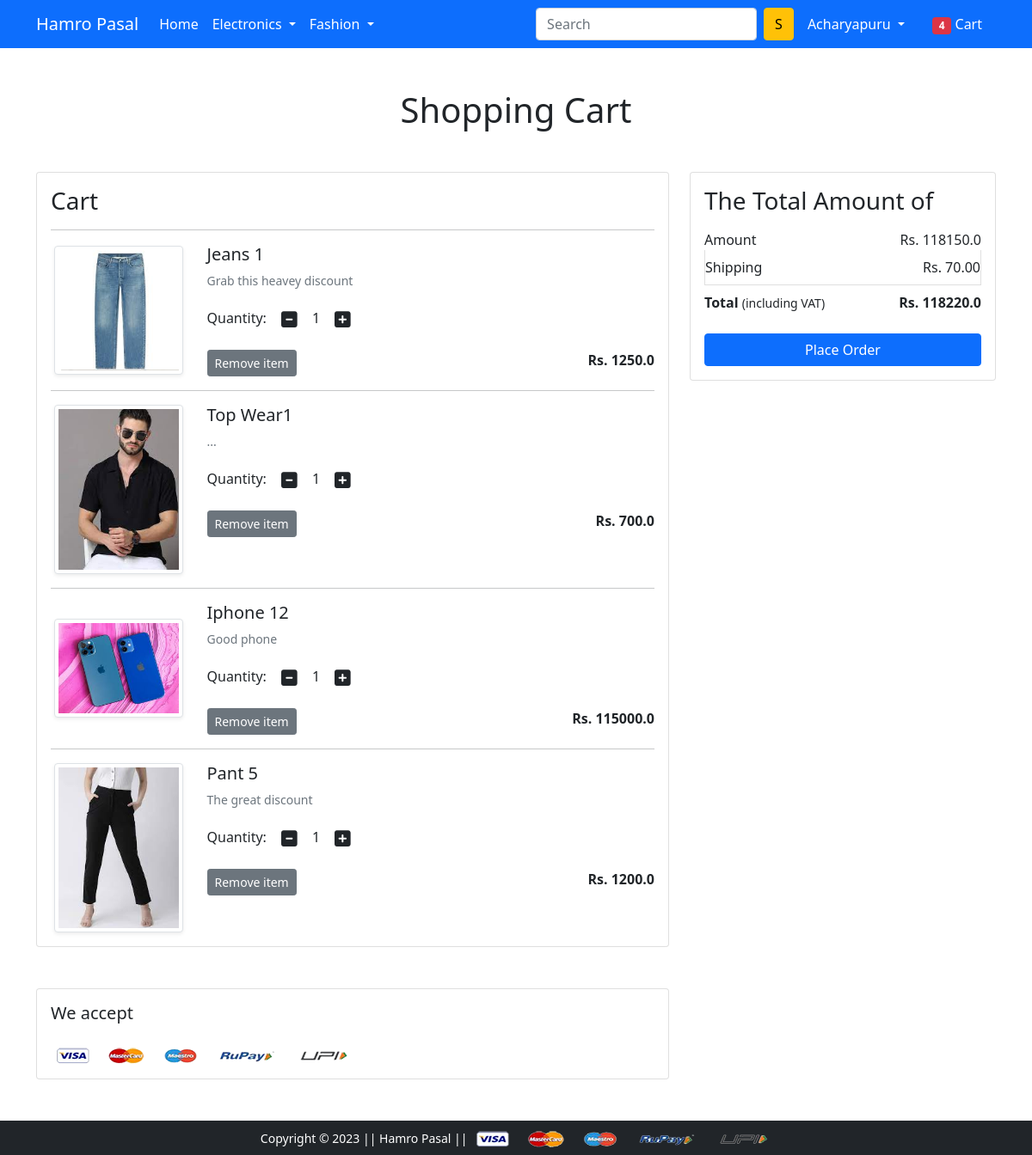
The app's page /cart/ (signed in), older data.
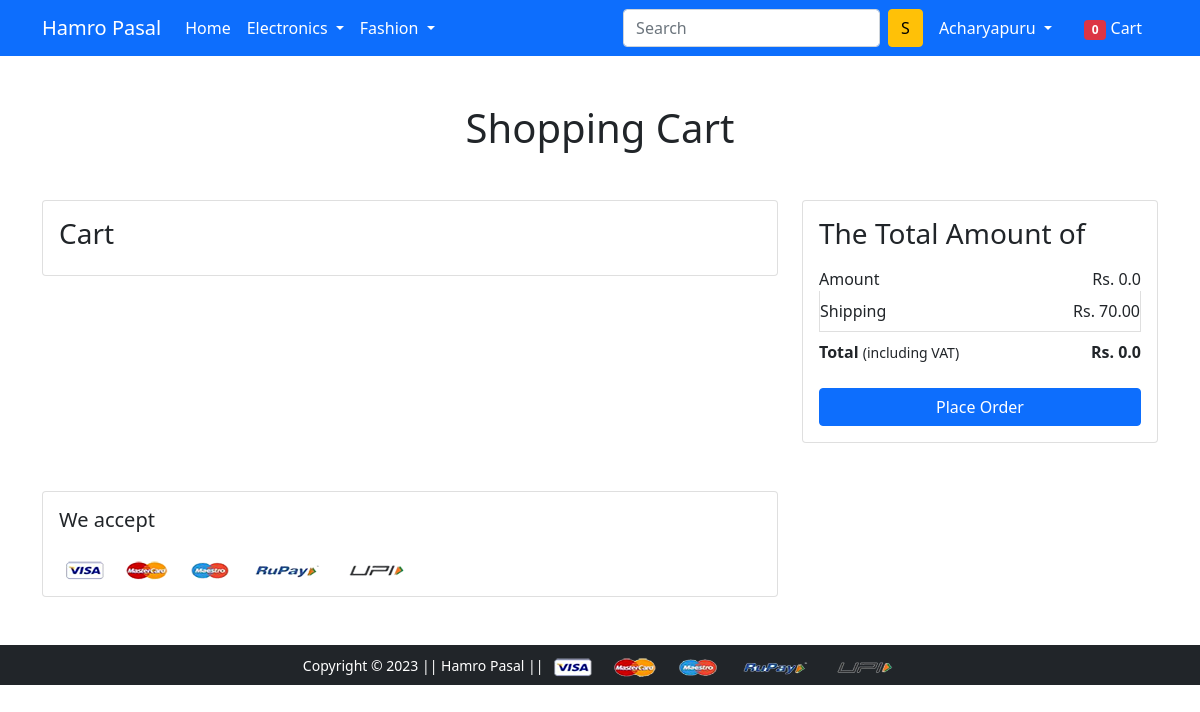
The same page, newer data.
### app/models.py (models this page shows, shortened)
class Cart(models.Model):
   user= models.ForeignKey(User,on_delete=models.CASCADE)
   product=models.ForeignKey(Product,on_delete=models.CASCADE)
   quantity=models.PositiveIntegerField(default=1)

class Product(models.Model):
    title=models.CharField(max_length=100)
    selling_price=models.FloatField()
    discounted_price=models.FloatField()
    description =models.TextField()
    brand=models.CharField(max_length=30)
    category=models.CharField(choices=CATEGORY_CHOICES,max_length=2)
    product_image =models.ImageField(upload_to='productimg')

### app/views.py (the view)
# urls.py: path('cart/',views.show_cart,name='showcart'),
@login_required
def show_cart(request):
 totalitem=0
 if request.user.is_authenticated:
  user=request.user
  cart=Cart.objects.filter(user=user)
  totalitem=len(Cart.objects.filter(user=request.user))
  amount=0.0
  shipping_amount=70.0
  totalamount=0.0
  cart_product=[p for p in Cart.objects.all() if p.user==user]
  if cart_product:
   for p in cart_product:
    tempamount=(p.quantity*p.product.discounted_price)
    amount=amount+tempamount
    totalamount=amount+shipping_amount
  return render(request,'app/addtocart.html',{'carts':cart,'totalamount':totalamount,'amount':amount,'totalitem':totalitem})

### app/templates/app/addtocart.html (shortened to what this page needs)
{% extends 'app/base.html' %}
{% load static %}
{% block main-content %}
<div class="container my-5">
 <div class="row">
  <h1 class="text-center mb-5">Shopping Cart</h1>
  <div class="col-sm-8">
  <div class="card">
   <div class="card-body">
    <h3>Cart</h3>
    {% for cart in carts %}
    <hr>
    <div class="row">
     <div class="col-sm-3 text-center align-self-center"><img src="{{cart.product.product_image.url}}" alt="" srcset="" class="img-fluid img-thumbnail shadow-sm" height="150" width="150"> </div>
     <div class="col-sm-9">
      <div>
       <h5>{{cart.product.title}}</h5>
       <p class="mb-2 text-muted small">{{cart.product.description}}</p>
       <div class="my-3">
        <label for="quantity">Quantity:</label>
        <a class="minus-cart btn" pid="{{cart.product.id}}"><i class="fas fa-minus-square fa-lg"></i></a>
          <span id="quantity">{{cart.quantity}}</span>
        <a class="plus-cart btn" pid="{{cart.product.id}}"><i class="fas fa-plus-square fa-lg"></i></a>
       </div>
       <div class="d-flex justify-content-between">
        <a href="#" class="remove-cart btn btn-sm btn-secondary mr-3" pid="{{cart.product.id}}">Remove item </a>
        <p class="mb-0"><span><strong>Rs. {{cart.product.discounted_price}}</strong></span></p>
       </div>
      </div>
     </div>
    </div>
    {% endfor %}
   </div>
   </div>
  </div>
  <div class="col-sm-4">
   <div class="card">
    <div class="card-body">
      <h3>The Total Amount of</h3>
      <ul class="list-group">
       <li class="list-group-item d-flex justify-content-between align-items-center border-0 px-0 pb-0">Amount<span>Rs. <span id="amount">{{amount}}</span></span></li>
       <li class="list-group-item d-flex justify-content-between align-items-center px-0">Shipping<span>Rs. 70.00</span></li>
       <li class="list-group-item d-flex justify-content-between align-items-center border-0 px-0 mb-3">
        <div>
           <strong>Total</strong> <small>(including VAT)</small>
         </div>
         <span><strong>Rs. <strong id='totalamount'>{{totalamount}}</strong></strong></span>
       </li>
      </ul>
      <div class="d-grid"><a href="{% url 'checkout' %}" class="btn btn-primary">Place Order</a></div>
    </div>
   </div>
  </div>
 </div>
</div>
<div class="container">
 <div class="row">
  <div class="col-sm-8">
   <div class="card">
    <div class="card-body">
      <h5 class="mb-4">We accept</h5>
      <img src="{% static 'app/images/payment.png' %}" alt="" class="img-fluid">
    </div>
  </div>
  </div>
 </div>
</div>
{% endblock main-content %}

### app/templates/app/base.html (shortened to what this page needs)
<!doctype html>
{% load static %}
<html lang="en">
  <head>
    <link href="https://cdn.jsdelivr.net/npm/bootstrap@5.0.0-beta1/dist/css/bootstrap.min.css" rel="stylesheet">
    <link rel="stylesheet" href="{% static 'app/css/owl.carousel.min.css' %}">
    <link rel="stylesheet" href="{% static 'app/css/all.min.css' %}">
    <link rel="stylesheet" href="{% static 'app/css/style.css' %}">
  </head>
  <body>
    <nav class="navbar navbar-expand-lg navbar-dark bg-primary">
     <div class="container">
       <a class="navbar-brand" href="/">Hamro Pasal</a>
       <div class="collapse navbar-collapse" id="navbarSupportedContent">
         <ul class="navbar-nav me-auto mb-2 mb-lg-0">
           <li class="nav-item">
             <a class="nav-link active" aria-current="page" href="/">Home</a>
           </li>
           <li class="nav-item dropdown">
             <a class="nav-link dropdown-toggle text-white" href="#" id="electronicsDropdown" role="button" data-bs-toggle="dropdown" aria-expanded="false">
               Electronics
             </a>
           </li>
           <li class="nav-item dropdown">
             <a class="nav-link dropdown-toggle text-white" href="#" id="fashionDropdown" role="button" data-bs-toggle="dropdown" aria-expanded="false">
               Fashion
             </a>
           </li>
         </ul>
         <form class="d-flex">
           <input class="form-control me-2" type="search" placeholder="Search" aria-label="Search">
           <button class="btn btn-warning" type="submit">S</button>
         </form>
         <div>
          <ul class="navbar-nav me-auto mb-2 mb-lg-0">
          {% if request.user.is_authenticated %}
           <li class="nav-item dropdown mx-2">
              <a class="nav-link dropdown-toggle text-white" href="#" id="profileDropdown" role="button" data-bs-toggle="dropdown" aria-expanded="false">
                {{request.user.username|capfirst}}
              </a>
            </li>
            <li class="nav-item mx-2">
             <a href="{% url 'showcart' %}" class="nav-link text-white"><span class="badge bg-danger">{{totalitem}}</span> Cart </a>
            </li>
          {% endif %}
          </ul>
         </div>
       </div>
     </div>
    </nav>
    {% block main-content %} {% endblock main-content %}
    <footer class="container-fluid bg-dark text-center p-2 mt-5">
        <small class="text-white">Copyright &copy; 2023 || Hamro Pasal || </small>
        <img src="{% static 'app/images/payment.png' %}" alt="" srcset="" class="img-fluid" height="2px">
    </footer>
  </body>
</html>

Row changes from the older to the newer data that the page shows:
removed Cart: product.product_image (picture), product "Jeans 1", product.description "Grab this heavey discount", quantity "1", product.discounted_price "1250.0"
removed Cart: product.product_image (picture), product "Top Wear1", product.description "...", quantity "1", product.discounted_price "700.0"
removed Cart: product.product_image (picture), product "Iphone 12", product.description "Good phone", quantity "1", product.discounted_price "115000.0"
removed Cart: product.product_image (picture), product "Pant 5", product.description "The great discount", quantity "1", product.discounted_price "1200.0"
Text that changed along with them:
{{ totalitem }}: "4" → "0"
{{ amount }}: "118150.0" → "0.0"
{{ totalamount }}: "118220.0" → "0.0"
